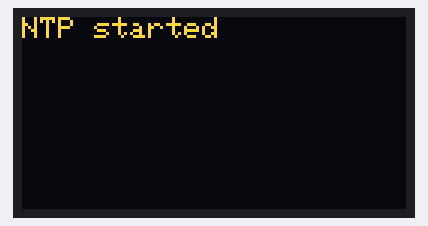
A sketch run on a simulated ESP32. On the bench: 128×64 one-colour display. The OLED is the two-colour kind (top 16 rows yellow); WiFi joins after 1.5 s; servers stay silent unless stated; the local clock reads 2024-03-15 10:24:30 at power-on unless the sketch sets it.

Above: at 1.7 s.
At 2.7 s:
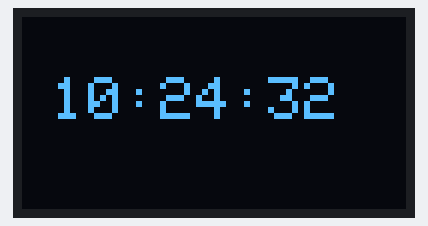
At 10.9 s:
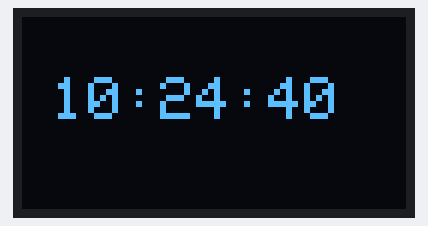
At 20.1 s:
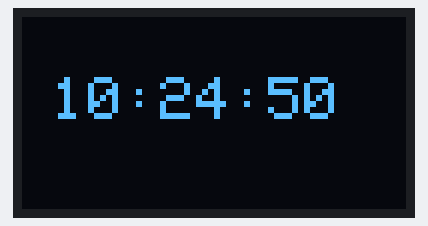
At 29.4 s:
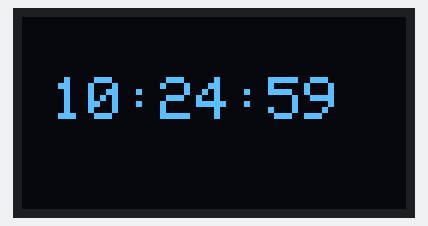
At 38.6 s:
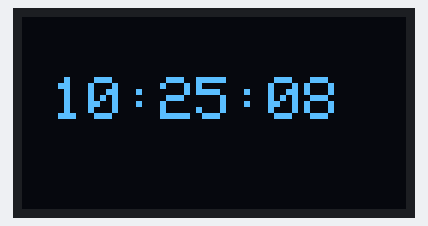

Measured:
- what the display in image 0 shows lasts 1.0 s, from 1.6 s to 2.6 s

The sketch:

main.ino
```cpp
#include <WiFi.h>
#include <time.h>
#include <Wire.h>
#include <Adafruit_GFX.h>
#include <Adafruit_SSD1306.h>

// Wi-Fi credentials
const char* ssid     = "YOUR_WIFI_NAME";
const char* password = "YOUR_WIFI_PASSWORD";

// OLED display
#define SCREEN_WIDTH 128
#define SCREEN_HEIGHT 64
#define OLED_RESET    -1
#define OLED_ADDR     0x3C

Adafruit_SSD1306 display(SCREEN_WIDTH, SCREEN_HEIGHT, &Wire, OLED_RESET);

// NTP server
const char* ntpServer = "pool.ntp.org";

// Time zone for Germany: CET/CEST
const char* tzInfo = "CET-1CEST,M3.5.0/2,M10.5.0/3";

void showTime() {
  struct tm timeinfo;
  if (!getLocalTime(&timeinfo)) {
    display.clearDisplay();
    display.setTextSize(1);
    display.setTextColor(SSD1306_WHITE);
    display.setCursor(0, 0);
    display.println("Could not");
    display.println("load time");
    display.display();
    return;
  }

  char timeString[16];
  strftime(timeString, sizeof(timeString), "%H:%M:%S", &timeinfo);

  display.clearDisplay();
  display.setTextColor(SSD1306_WHITE);
  display.setTextSize(2);
  display.setCursor(10, 20);
  display.println(timeString);
  display.display();
}

void setup() {
  Serial.begin(115200);

  // I2C: SDA = GPIO22, SCL = GPIO21
  Wire.begin(22, 21);

  if (!display.begin(SSD1306_SWITCHCAPVCC, OLED_ADDR)) {
    Serial.println("SSD1306 not found");
    while (true);
  }

  display.clearDisplay();
  display.setTextColor(SSD1306_WHITE);
  display.setTextSize(1);
  display.setCursor(0, 0);
  display.println("Starting...");
  display.display();

  WiFi.begin(ssid, password);

  display.clearDisplay();
  display.setCursor(0, 0);
  display.println("Connecting to WiFi...");
  display.display();

  while (WiFi.status() != WL_CONNECTED) {
    delay(500);
  }

  setenv("TZ", tzInfo, 1);
  tzset();

  configTime(0, 0, ntpServer);

  display.clearDisplay();
  display.setCursor(0, 0);
  display.println("NTP started");
  display.display();

  delay(1000);
}

void loop() {
  showTime();
  delay(1000);
}
```
